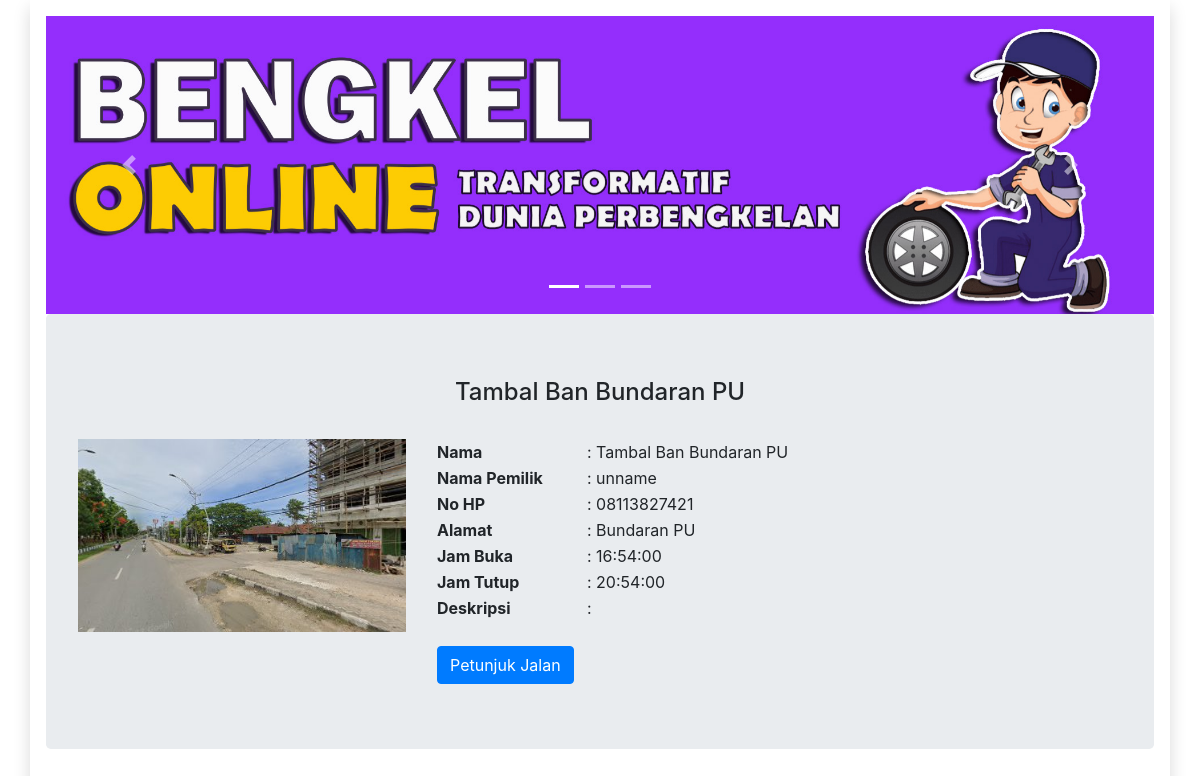
Screenshot of /detail_bengkel.php?id=4 with the database file from the repository.
### tables this page shows
CREATE TABLE `bengkel` (
  `id_bengkel` int(6) NOT NULL,
  `image` varchar(100) NOT NULL,
  `nama_bengkel` text NOT NULL,
  `nama_pemilik` text NOT NULL,
  `no_hp` varchar(15) NOT NULL,
  `alamat` text NOT NULL,
  `jam_buka` time NOT NULL,
  `jam_tutup` time NOT NULL
);

### detail_bengkel.php (the view, shortened to what this page needs)
<!DOCTYPE html>
<html lang="en">
<head>
   <link rel="stylesheet" href="https://maxcdn.bootstrapcdn.com/bootstrap/4.5.2/css/bootstrap.min.css">
</head>
<body class="color-change-3x">
   <div class="container  shadow p-3 mb-3 bg-white">
      <div id="demo" class="carousel slide" data-ride="carousel">
         <ul class="carousel-indicators">
            <li data-target="#demo" data-slide-to="0" class="active"></li>
            <li data-target="#demo" data-slide-to="1"></li>
            <li data-target="#demo" data-slide-to="2"></li>
         </ul>
         <div class="carousel-inner">
            <div class="carousel-item active">
               <img src="image/01.jpg" width="100%" height="100%" alt="Bengkel">
            </div>
         </div>
         <a class="carousel-control-prev" href="#demo" data-slide="prev">
            <span class="carousel-control-prev-icon"></span>
         </a>
         <a class="carousel-control-next" href="#demo" data-slide="next">
            <span class="carousel-control-next-icon"></span>
         </a>
      </div>
      <?php
      include "superadmin/konektor.php";
      $id_bengkel = $_GET['id'];
      $bengkel = mysqli_fetch_assoc(mysqli_query($konektor, "SELECT * FROM bengkel WHERE id_bengkel = '$id_bengkel'"));
      ?>
      <div class="jumbotron text-center">
         <h4><?= $bengkel['nama_bengkel'] ?></h4>
         <br>
         <div class="row">
            <div class="col-sm-4">
               <img src="superadmin/berkas/<?= $bengkel['image'] ?>" alt="" width="100%">
            </div>
            <div class="col-sm-8">
               <table>
                  <tr>
                     <th width="150px" style="text-align: left">Nama</th>
                     <td style="text-align: left">: <?= $bengkel['nama_bengkel'] ?></td>
                  </tr>
                  <tr>
                     <th width="150px" style="text-align: left">Nama Pemilik</th>
                     <td style="text-align: left">: <?= $bengkel['nama_pemilik'] ?></td>
                  </tr>
                  <tr>
                     <th width="150px" style="text-align: left">No HP</th>
                     <td style="text-align: left">: <?= $bengkel['no_hp'] ?></td>
                  </tr>
                  <tr>
                     <th width="150px" style="text-align: left">Alamat</th>
                     <td style="text-align: left">: <?= $bengkel['alamat'] ?></td>
                  </tr>
                  <tr>
                     <th width="150px" style="text-align: left">Jam Buka</th>
                     <td style="text-align: left">: <?= $bengkel['jam_buka'] ?></td>
                  </tr>
                  <tr>
                     <th width="150px" style="text-align: left">Jam Tutup</th>
                     <td style="text-align: left">: <?= $bengkel['jam_tutup'] ?></td>
                  </tr>
                  <tr>
                     <th width="150px" style="text-align: left">Deskripsi</th>
                     <td style="text-align: left">:
                     </td>
                  </tr>
                  <tr>
                     <?php
                     $lok = mysqli_fetch_assoc(mysqli_query($konektor, "SELECT * FROM lokasi_bengkel, bengkel WHERE bengkel.id_bengkel = lokasi_bengkel.id_bengkel AND lokasi_bengkel.id_bengkel = '" . $bengkel['id_bengkel'] . "'"))
                     ?>
                     <th colspan="2" width="150px" style="text-align: left"> <br> <a href="https://www.google.com/maps/place/<?= $lok['latitude'] ?>,<?= $lok['longitude'] ?>" class="btn btn-primary" style="float: left"> Petunjuk Jalan</a></th>
                  </tr>
               </table>
            </div>
         </div>
      </div>
</body>
</html>

### detail_bengkel.php (style rules this page uses)
.color-change-3x { -webkit-animation: color-change-3x 4s linear infinite alternate both; animation: color-change-3x 4s linear infinite alternate both; }

### rows the page displays
bengkel: nama_bengkel "Tambal Ban Bundaran PU", image (picture), nama_pemilik "unname", no_hp "08113827421", alamat "Bundaran PU", jam_buka "16:54:00", jam_tutup "20:54:00"
